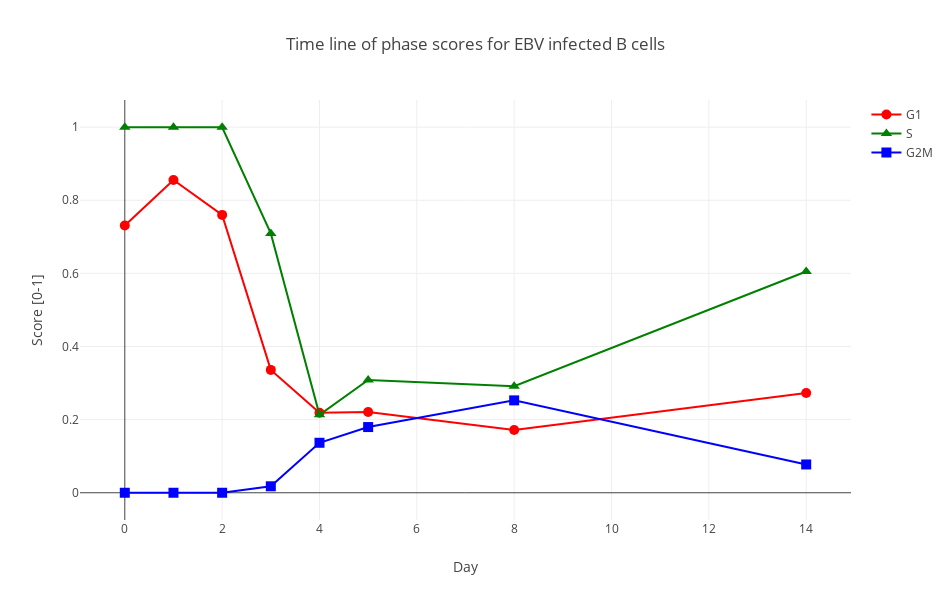

The notebook cell this image was saved under:
### Code cell
iplot(helper.get_prediction_plot(avg_g1, avg_s, avg_g2m, xaxis=[0, 1, 2, 3, 4, 5, 8, 14], xaxislbl="Day", title="Time line of phase scores for EBV infected B cells", width=950,height=600))

### Figure 1 — Plotly figure (JSON) as saved in the notebook; plotly's stock layout.template omitted (floating-point values rounded to 4 significant figures)
{"data": [{"marker": {"color": "red", "size": 10, "symbol": "circle"}, "mode": "lines+markers", "name": "G1", "type": "scatter", "x": [0, 1, 2, 3, 4, 5, 8, 14], "y": [0.731, 0.8553, 0.76, 0.336, 0.219, 0.221, 0.1717, 0.273]}, {"marker": {"color": "green", "size": 10, "symbol": "triangle-up"}, "mode": "lines+markers", "name": "S", "type": "scatter", "x": [0, 1, 2, 3, 4, 5, 8, 14], "y": [0.9997, 0.9997, 0.9993, 0.7093, 0.213, 0.3083, 0.2913, 0.605]}, {"marker": {"color": "blue", "size": 10, "symbol": "square"}, "mode": "lines+markers", "name": "G2M", "type": "scatter", "x": [0, 1, 2, 3, 4, 5, 8, 14], "y": [0, 0, 0, 0.01767, 0.1367, 0.1797, 0.2527, 0.07734]}], "layout": {"height": 600, "title": "Time line of phase scores for EBV infected B cells", "width": 950, "xaxis": {"title": "Day"}, "yaxis": {"title": "Score [0-1]"}}}
